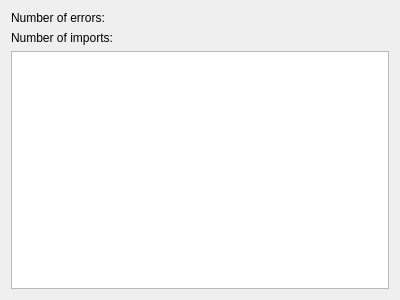
<?xml version="1.0" encoding="utf-8"?>
<!--
######################################################################################################################
# Copyright (C) 2017 - 2019 Spine project consortium
# This file is part of Spine Toolbox.
# Spine Toolbox is free software: you can redistribute it and/or modify it under the terms of the GNU Lesser General
# Public License as published by the Free Software Foundation, either version 3 of the License, or (at your option)
# any later version. This program is distributed in the hope that it will be useful, but WITHOUT ANY WARRANTY;
# without even the implied warranty of MERCHANTABILITY or FITNESS FOR A PARTICULAR PURPOSE. See the GNU Lesser General
# Public License for more details. You should have received a copy of the GNU Lesser General Public License along with
# this program. If not, see <http://www.gnu.org/licenses/>.
######################################################################################################################
-->
<ui version="4.0">
 <class>ImportErrors</class>
 <widget class="QWidget" name="ImportErrors">
  <property name="geometry">
   <rect>
    <x>0</x>
    <y>0</y>
    <width>400</width>
    <height>300</height>
   </rect>
  </property>
  <property name="windowTitle">
   <string>Form</string>
  </property>
  <layout class="QVBoxLayout" name="verticalLayout">
   <item>
    <widget class="QLabel" name="error_count_label">
     <property name="text">
      <string>Number of errors:</string>
     </property>
    </widget>
   </item>
   <item>
    <widget class="QLabel" name="import_count_label">
     <property name="text">
      <string>Number of imports:</string>
     </property>
    </widget>
   </item>
   <item>
    <widget class="QListWidget" name="error_list"/>
   </item>
  </layout>
 </widget>
 <resources/>
 <connections/>
</ui>
